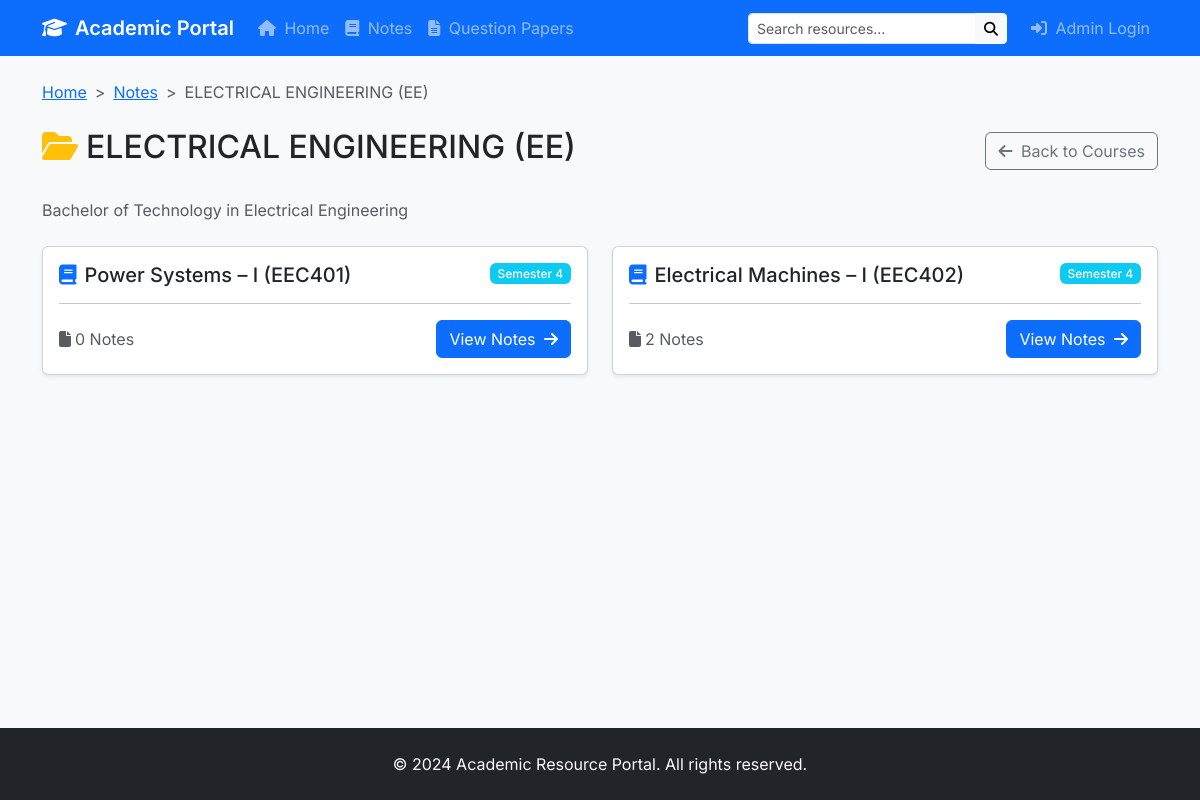
Page /notes/course/1 on the earlier database version.
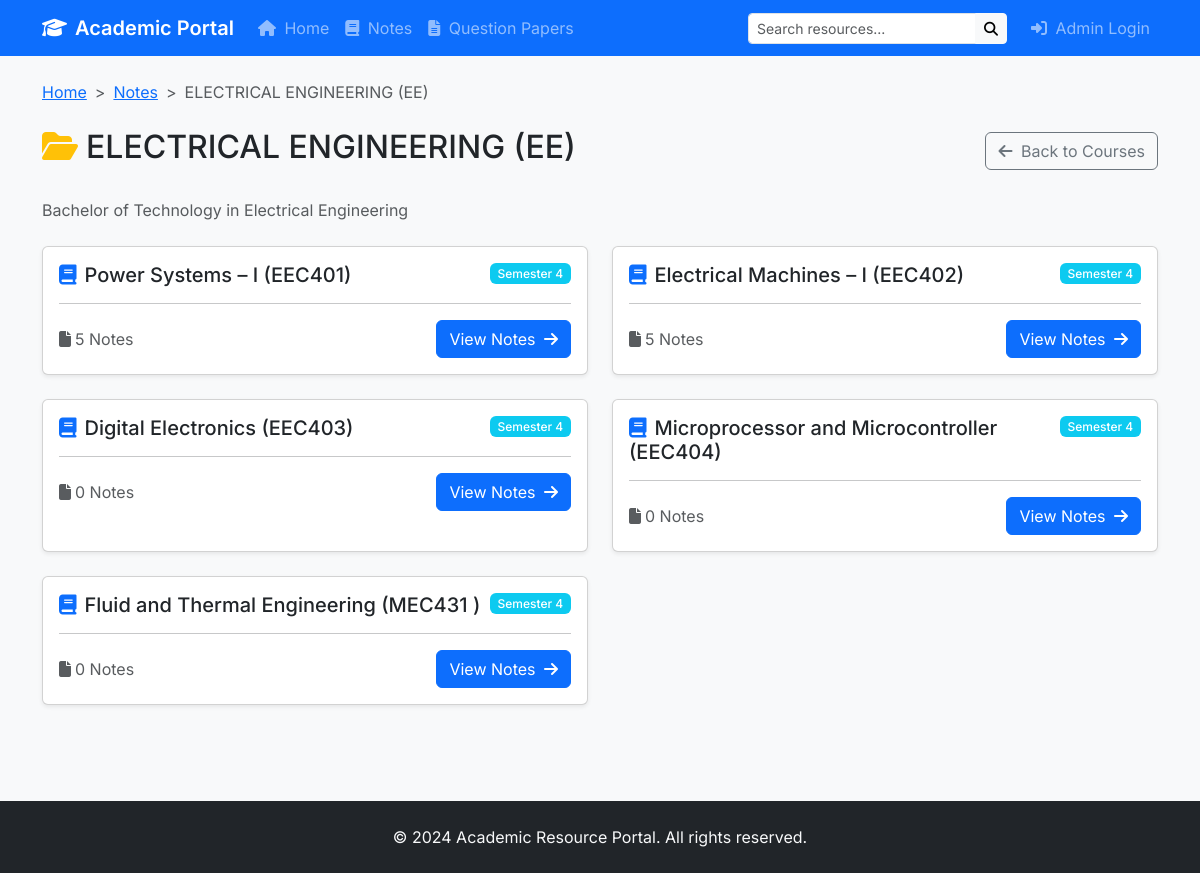
Same page on the later database version.
### models.py (models this page shows, shortened)
class Subject(db.Model):
    id = db.Column(db.Integer, primary_key=True)
    name = db.Column(db.String(100), nullable=False)
    course_id = db.Column(db.Integer, db.ForeignKey('course.id'), nullable=False)
    semester = db.Column(db.Integer, nullable=False)
    created_at = db.Column(db.DateTime, default=datetime.utcnow)
    notes = db.relationship('Note', backref='subject', lazy=True, cascade='all, delete-orphan')
    question_papers = db.relationship('QuestionPaper', backref='subject', lazy=True, cascade='all, delete-orphan')

### routes.py (the view)
@app.route('/notes/course/<int:course_id>')
def course_subjects(course_id):
    course = Course.query.get_or_404(course_id)
    subjects = Subject.query.filter_by(course_id=course_id).order_by(Subject.semester).all()
    return render_template('course_subjects.html', course=course, subjects=subjects)

### templates/course_subjects.html (shortened to what this page needs)
{% extends "base.html" %}
{% block content %}
<nav aria-label="breadcrumb" class="mb-4">
    <ol class="breadcrumb">
        <li class="breadcrumb-item"><a href="{{ url_for('index') }}">Home</a></li>
        <li class="breadcrumb-item"><a href="{{ url_for('notes') }}">Notes</a></li>
        <li class="breadcrumb-item active">{{ course.name }}</li>
    </ol>
</nav>
<div class="d-flex justify-content-between align-items-center mb-4">
    <h2><i class="fas fa-folder-open me-2 text-warning"></i>{{ course.name }}</h2>
    <a href="{{ url_for('notes') }}" class="btn btn-outline-secondary">
        <i class="fas fa-arrow-left me-1"></i> Back to Courses
    </a>
</div>
{% if course.description %}
<p class="text-muted mb-4">{{ course.description }}</p>
{% endif %}
<div class="row">
    {% if subjects %}
    {% for subject in subjects %}
    <div class="col-md-6 mb-4">
        <div class="card h-100 shadow-sm">
            <div class="card-body">
                <div class="d-flex justify-content-between align-items-start mb-3">
                    <h5 class="card-title mb-0">
                        <i class="fas fa-book text-primary me-2"></i>{{ subject.name }}
                    </h5>
                    <span class="badge bg-info">Semester {{ subject.semester }}</span>
                </div>
                <hr>
                <div class="d-flex justify-content-between align-items-center">
                    <span class="text-muted">
                        <i class="fas fa-file me-1"></i>{{ subject.notes|length }} Notes
                    </span>
                    <a href="{{ url_for('subject_notes', subject_id=subject.id) }}" class="btn btn-primary">
                        View Notes <i class="fas fa-arrow-right ms-1"></i>
                    </a>
                </div>
            </div>
        </div>
    </div>
    {% endfor %}
    {% else %}
    <div class="col-12">
        <div class="alert alert-info">
            <i class="fas fa-info-circle me-2"></i>No subjects available for this course yet.
        </div>
    </div>
    {% endif %}
</div>
{% endblock %}

Differences in the rows shown:
computed for Subject "Power Systems – I (EEC401)": notes|length "0" → "5"
computed for Subject "Electrical Machines – I (EEC402)": notes|length "2" → "5"
added Subject: name "Digital Electronics (EEC403)", semester "4", notes|length "0"
added Subject: name "Microprocessor and Microcontroller (EEC404)", semester "4", notes|length "0"
added Subject: name "Fluid and Thermal Engineering (MEC431 )", semester "4", notes|length "0"
